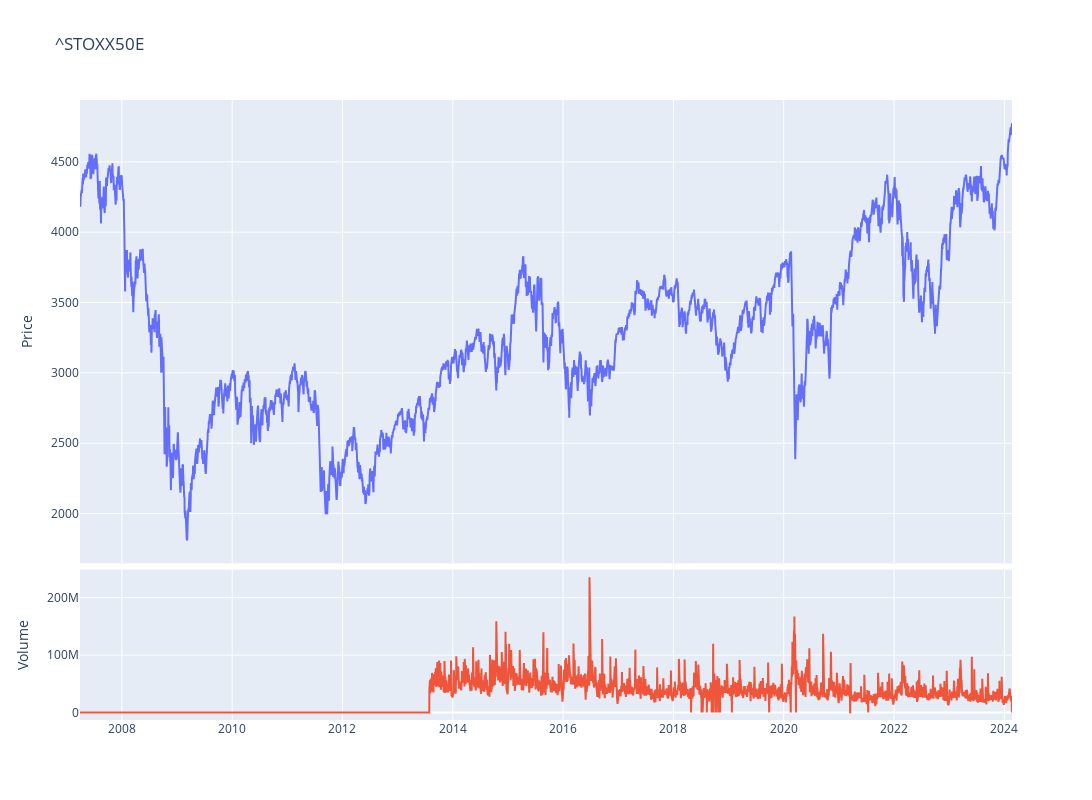

Notebook source saved alongside this figure:
### Code cell
fig = make_subplots(rows=4, cols=1,shared_xaxes=True,vertical_spacing=0.01,specs=[[{'rowspan':3,'colspan':1}],[None],[None],[{'rowspan':1,'colspan':1}]])

# Graph (1,1)
fig.add_trace(go.Scatter(x=stock_eu.index,y=stock_eu['Adj Close'],mode="lines",name=f"{ticker}"),row=1, col=1)
# Update xaxis properties
fig.update_yaxes(title_text="Price", row=1, col=1)

# Graph (4,1)
fig.add_trace(go.Scatter(x=stock_eu.index,y=stock_eu['Volume'],mode="lines",name='Volume'),row=4, col=1)
fig.update_yaxes(title_text="Volume", row=4, col=1)

fig.update_layout(height=800, width=1300,showlegend=False,title=f"{ticker}")

fig.show()

### Figure 1 — Plotly figure (JSON) as saved in the notebook; plotly's stock layout.template omitted (floating-point values rounded to 4 significant figures; data arrays with more than 128 entries replaced by an {"elided": "..."} marker saying what was removed)
{"data": [{"mode": "lines", "name": "^STOXX50E", "type": "scatter", "x": {"elided": "4238 str values"}, "xaxis": "x", "y": {"elided": "4238 float values"}, "yaxis": "y"}, {"mode": "lines", "name": "Volume", "type": "scatter", "x": {"elided": "4238 str values"}, "xaxis": "x2", "y": {"elided": "4238 int values"}, "yaxis": "y2"}], "layout": {"height": 800, "showlegend": false, "title": {"text": "^STOXX50E"}, "width": 1300, "xaxis": {"anchor": "y", "domain": [0, 1], "matches": "x2", "showticklabels": false}, "xaxis2": {"anchor": "y2", "domain": [0, 1]}, "yaxis": {"anchor": "x", "domain": [0.2525, 1], "title": {"text": "Price"}}, "yaxis2": {"anchor": "x2", "domain": [0, 0.2425], "title": {"text": "Volume"}}}}
